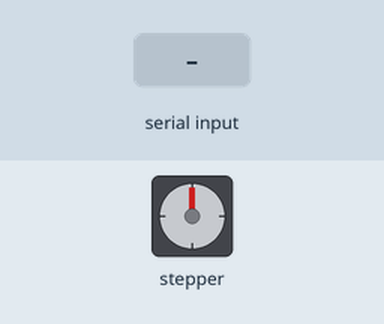
Simulated run of this sketch. Board: Arduino Uno, built with avr-gcc and run on an emulated ATmega328P. On the bench: stepper motor. The test bench sets the inputs (shaded band). Stepper angles assume 400 steps per turn.

Above: at 1.2 s.
1.3 s: "2\n" received over Serial
At 1.8 s:
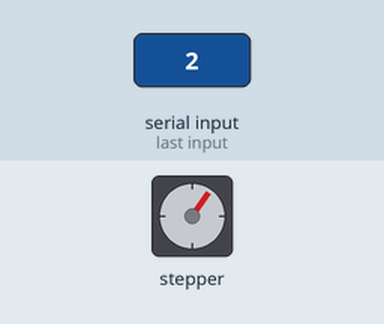
2.8 s: "2\n" received over Serial
At 4.2 s:
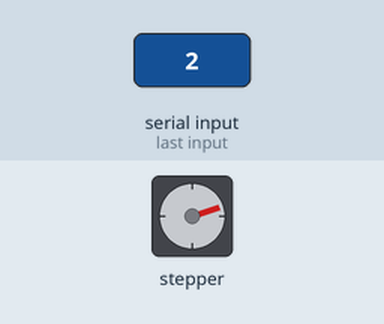
Timing chart, 0 to 5.8 s (numbered marks = the images above; inputs shaded):
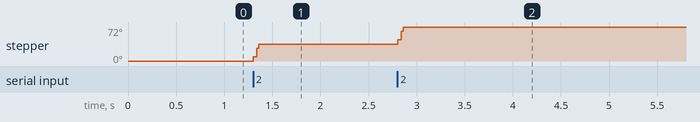

Measured:
- after the input at 1.3 s, stepper: turns 36° clockwise, starting at once
- after the input at 2.8 s, stepper: turns 36° clockwise, starting at once

The sketch:

camcontrol.ino
```cpp
#include <Stepper.h>

const int stPerRev = 400;  // change this to fit the number of steps per revolution
int moveM = 0;
// for your motor

// initialize the stepper library on pins 8 through 11:
Stepper wStepper(stPerRev, 10, 11);
Stepper eStepper(stPerRev, 5, 6);

void setup() {
  // set the speed at 60 rpm:
  wStepper.setSpeed(80);
  eStepper.setSpeed(80);
  // initialize the serial port:
  Serial.begin(9600);
}

void loop() {
  if (Serial.available() > 0) {
    moveM = Serial.parseInt();
  }

  if (moveM == 2) {
    wStepper.step(.1*stPerRev);
  }
  if (moveM == 1) {
    wStepper.step(-.1*stPerRev);
    }

  if (moveM == 3) {
    // wStepper.step()
      }
  // eStepper.step(10*stPerRev);
  // delay(50);


  // eStepper.step(-10*stPerRev);
  // delay(50);
}
```
